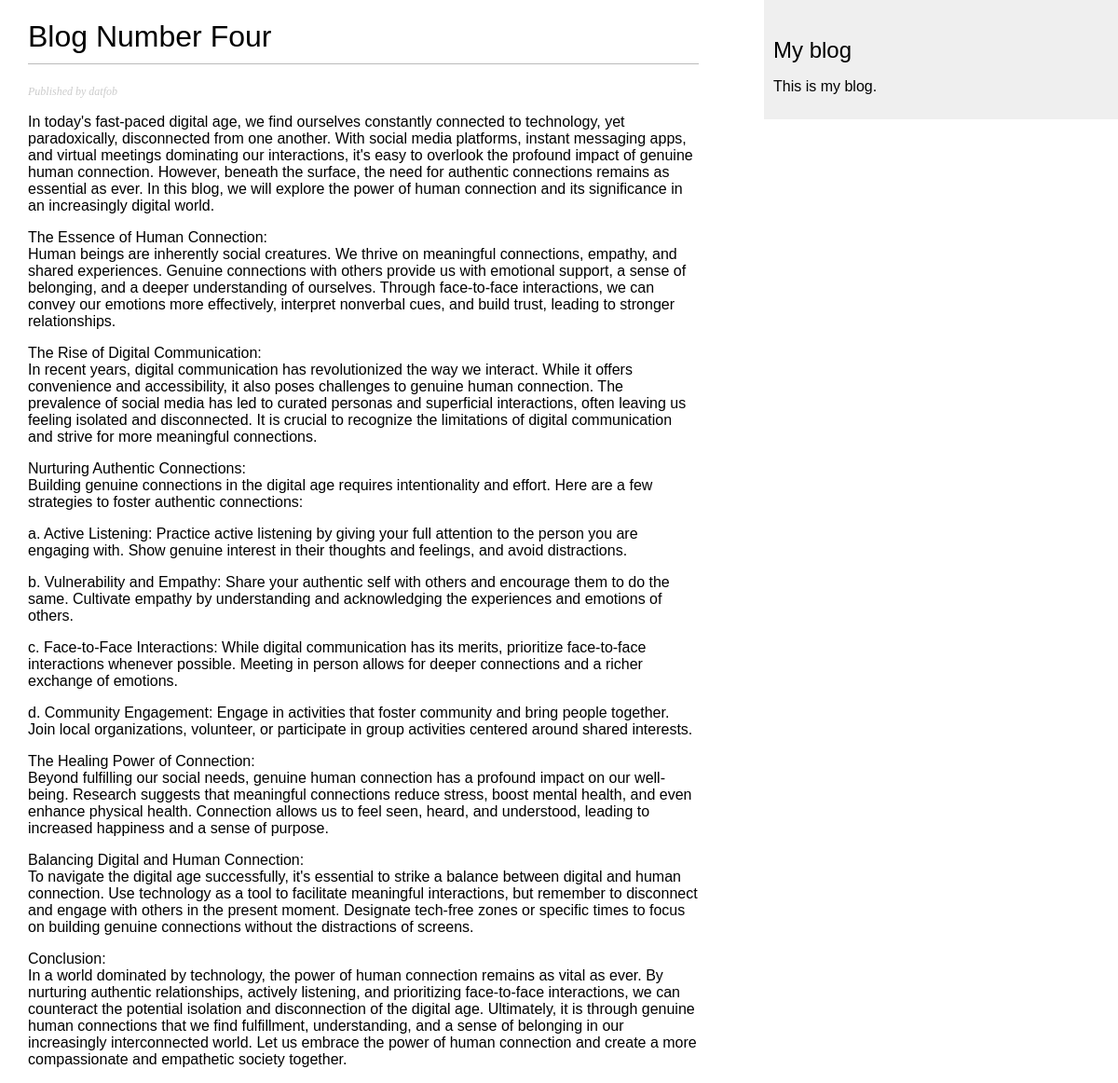
The app's page /blog/2023/5/24/blog-number-four/ with its own data.
### blog/models.py (models this page shows, shortened)
class Post(models.Model):
    class Status(models.TextChoices): # https://docs.djangoproject.com/en/4.2/ref/models/fields/#choices
        DRAFT = ('DF', 'Draft')
        PUBLISHED = ('PB', 'Published')
    objects = models.Manager()
    published_manager = PublishedManager()
    title = models.CharField(max_length=250)
    slug = models.SlugField(max_length=250,
                            unique_for_date='published')
    author = models.ForeignKey(User,
                               on_delete=models.CASCADE,
                               related_name='blog_posts')
    body = models.TextField()
    published = models.DateTimeField(default=timezone.now)
    created = models.DateTimeField(auto_now_add=True)
    updated = models.DateTimeField(auto_now=True)
    status = models.CharField(max_length=2,
                              choices = Status.choices,
                              default = Status.DRAFT)
    class Meta:
        ordering = ['-published']
        indexes= [
            models.Index(fields= ['-published']),
        ]

### blog/views.py (the view)
def post_detail(request, year, month, day,post):
    try:
        post = get_object_or_404(Post,
                                 slug=post,
                                 published__year=year,
                                 published__month=month,
                                 published__day=day)
    except Post.DoesNotExist:
        raise Http404("No post found")
    return render(request,
                  'blog/post/detail.html',
                  {'post': post})

### blog/templates/blog/post/detail.html (shortened to what this page needs)
{% extends "blog/base.html" %}
{% block content %}
<h1>{{post.title}}</h1>
<p class="date">
    Published {{post.publish}} by {{post.author}}
</p>
{{ post.body|linebreaks}}
{% endblock %}

### blog/static/css/blog.css (style rules this page uses)
body { margin: 0; padding: 0; font-family: helvetica, sans-serif; }
h1 { font-weight: normal; border-bottom: 1px solid #bbb; padding: 0 0 10px 0; }
p.date { color: #ccc; font-family: georgia, serif; font-size: 12px; font-style: italic; }

### records on screen
Post: title "Blog Number Four", author "datfob", body "In today's fast-paced digital age, we find ourselves constantly connected to technology, yet paradoxically, disconnected from one another. With social media platforms, instant messaging apps, and virtual meetings dominating our interactions, it's easy to overlook the profound impact of genuine human connection. However, beneath the surface, the need for authentic connections remains as essential as ever. In this blog, we will explore the power of human connection and its significance in an increasingly digital world. The Essence of Human Connection: Human beings are inherently social creatures. We thrive on meaningful connections, empathy, and shared experiences. Genuine connections with…"
